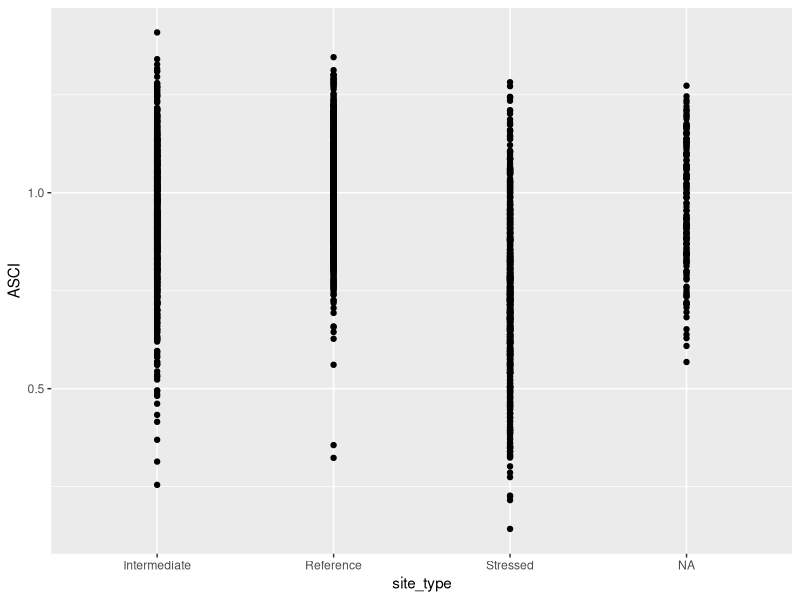
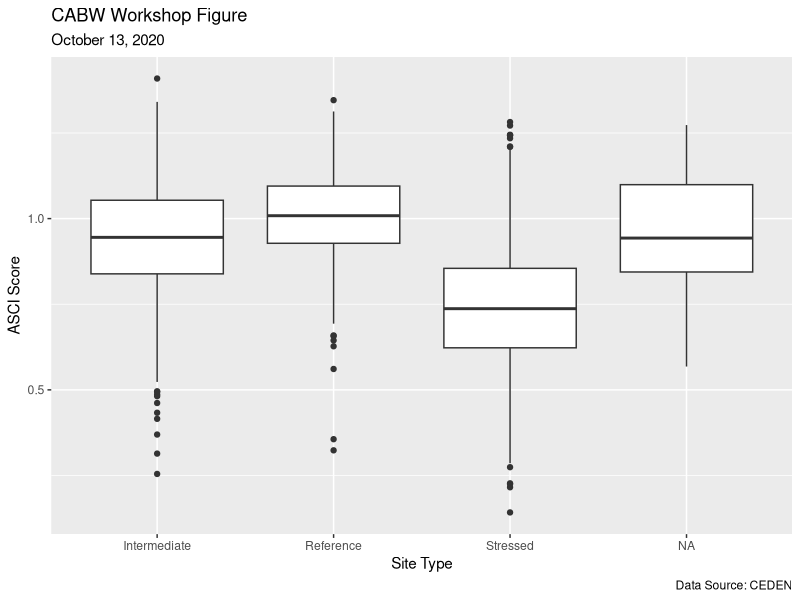
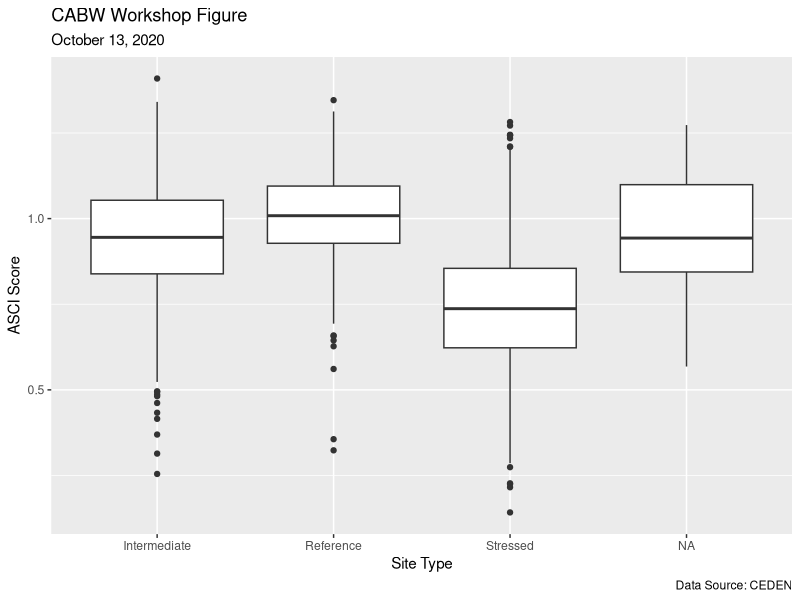

Reproduce these figures in R, in order.
# Load Data and Packages --------------------------------------------------

#Install packages
# https://ucd-cws.github.io/CABW2020_R_training/m1_1_using_R.html#Installing_packages

#Load libraries
library(tidyverse)

#Load data
cscidat <- read_csv('data/cscidat.csv')
ascidat <- read_csv('data/ascidat.csv')

#examine with View(), str(), head(), dim(), names()


# Vectors and Dataframes --------------------------------------------------

#Create vectors (4 types):
## double (numeric) vector
dbl_var <- c(1, 2.5, 4.5)

## integer vector
int_var <- c(1L, 6L, 10L)

## logical vector
log_var <- c(TRUE, FALSE, TRUE, FALSE)

## character vector
chr_var <- c("a", "b", "c")

#Explore vector properties with class(), length()

# take the mean of a character vector
  mean(chr_var)

# adding two numeric vectors of different lengths
vec1 <- c(1, 2, 3, 4)
vec2 <- c(2, 3, 5)
vec1 + vec2

#2-dimensional data (eg ascidat)

# Call vectors within a data frame by using the $ to refer to a certain column. 
  
# calculate the mean CSCI value of the entire dataset
mean(cscidat$CSCI, na.rm = T)

# assign the vector containing sampling site information to a new variable
Sites <- ascidat$site_type


# Wrangling --------------------------------------------------

#Restart session to clear everything! (Ctrl + Shift + F10)
library(tidyverse)
cscidat <- read_csv('data/cscidat.csv')
ascidat <- read_csv('data/ascidat.csv')

###Selecting

# first, select some chosen columns
dplyr_sel1 <- select(cscidat, SampleID_old, New_Lat, New_Long, CSCI)

# examine those columns
head(dplyr_sel1)

# select everything but CSCI and COMID: the "-" sign indicates "not"
dplyr_sel2 <- select(cscidat, -CSCI, -COMID)
head(dplyr_sel2)

# select columns that contain the letter c
dplyr_sel3 <- select(cscidat, matches('c'))
head(dplyr_sel3)

# Note, these datasets should all be appearing in your Environment pane in the upper right hand corner of your screen as you continue.

###Filtering

# get CSCI scores greater than 0.79
dplyr_filt1 <- filter(cscidat, CSCI > 0.79)
head(dplyr_filt1)

# get CSCI scores above latitude 37N
dplyr_filt2 <- filter(cscidat, New_Lat > 37)
head(dplyr_filt2)

# use both filters
dplyr_filt3 <- filter(cscidat, CSCI > 0.79 & New_Lat > 37)
head(dplyr_filt3)

# You can use "&" to signify "and" and "|" to signify "or" in your wrangling statements.

###Mutating

# get observed taxa
dplyr_mut1 <- mutate(cscidat, observed = OE * E)
head(dplyr_mut1)

# add a column for lo/hi csci scores
dplyr_mut2 <- mutate(cscidat, CSCIcat = ifelse(CSCI <= 0.79, 'lo', 'hi'))
head(dplyr_mut2)

# Note: "ifelse" statements can be very helpful for conditional assignments. 
# Their basic structure is if *the criteria* is met, then print 'this', if not, then 
# print 'that'.

# So, the actual statement may look something like:
# ifelse(*the criteria*, 'this', 'that')

###More Functions

# arrange by CSCI scores
dplyr_arr <- arrange(cscidat, CSCI)
head(dplyr_arr)

# rename lat/lon (note the format of newName = oldName)
dplyr_rnm <- rename(cscidat, 
                    lat = New_Lat,
                    lon = New_Long
)
head(dplyr_rnm)

###Piping
csci_new <- cscidat %>% # Use the original dataset and then...
  select(CSCI, COMID, New_Lat) %>% # select only CSCI, COMID, and latitude columns and then...
  filter(New_Lat > 37) %>% # filter for Latitudes above 37 and then...
  mutate(CSCIcat = ifelse(CSCI <= 0.79, 'lo', 'hi')) # new column with categories according to CSCI.


# Plotting ----------------------------------------------------------------

#Restart session to clear everything! (Ctrl + Shift + F10)
library(tidyverse)
cscidat <- read_csv('data/cscidat.csv')
ascidat <- read_csv('data/ascidat.csv')

ggplot(data = ascidat) +
  geom_point(mapping = aes(x = site_type, y = ASCI))

# boxplot of ASCI scores

asci_box <- ggplot(data = ascidat) +
  geom_boxplot(mapping = aes(x = site_type, y = ASCI)) +
  labs(x = "Site Type",
       y = "ASCI Score",
       title = "CABW Workshop Figure",
       subtitle = "October 13, 2020",
       caption = "Data Source: CEDEN")

asci_box

# Save most recently run plot

ggsave(("asci_boxplot.png"),
       #path = "/Insert/File/Path/Here/Ending/In/A/Folder",
       width = 25,
       height = 15,
       units = "cm"
)